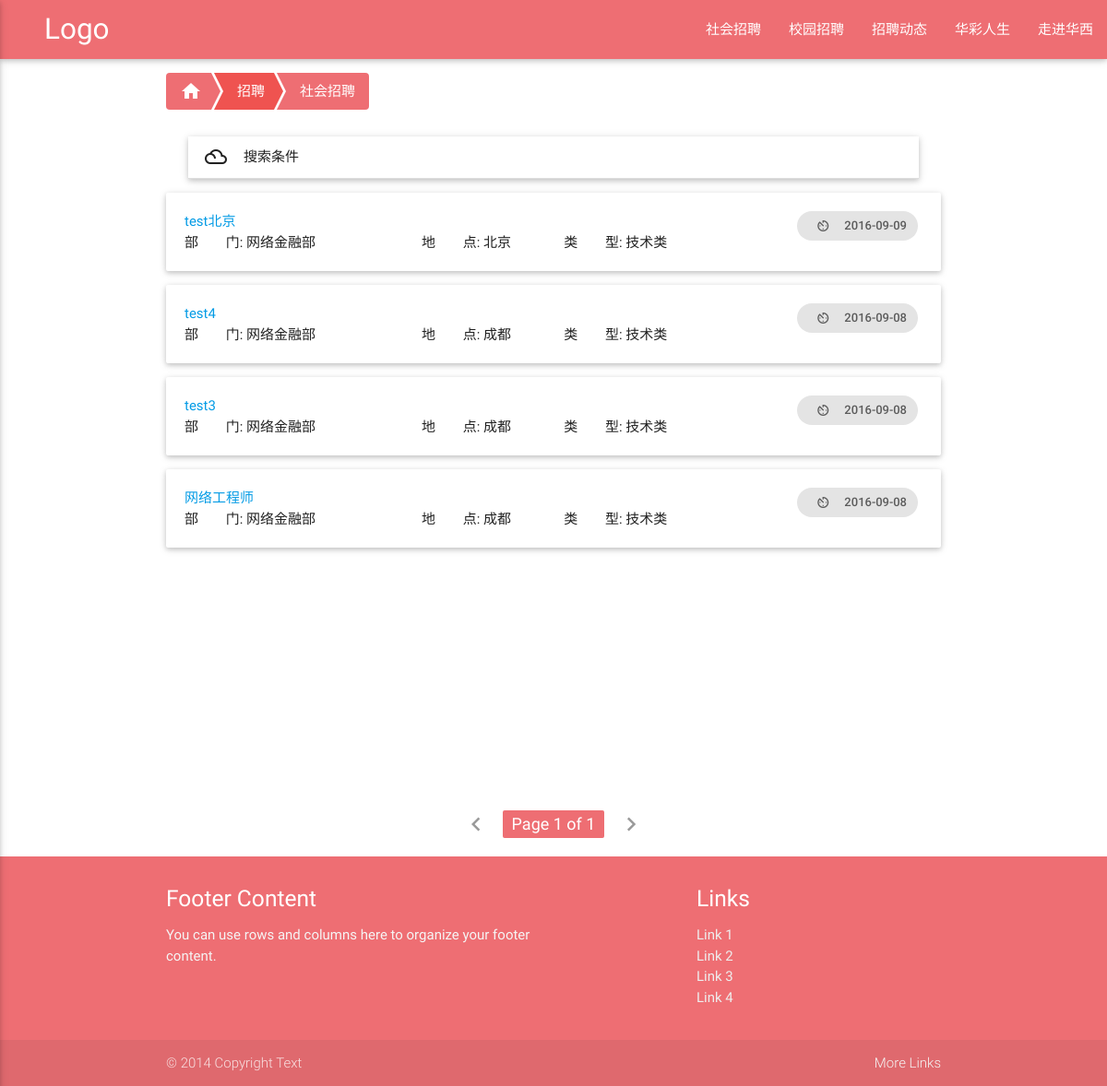
/job/society, run on the app's committed database.
### job/models.py (models this page shows, shortened)
class Job(models.Model):
    title = models.CharField('标题', max_length=128)
    created = models.DateTimeField('发布时间', auto_now_add=True)
    requirement = models.TextField('要求')
    responsibility = models.TextField('职责')
    description = models.TextField('描述')
    tag = models.TextField('标签')
    assortment = models.ForeignKey(Assortment, verbose_name='招聘分类', related_name='job_assortment')
    category = models.ForeignKey(Category, verbose_name='技术分类')
    address = models.ForeignKey(Address, verbose_name='地址')
    department = models.ForeignKey(Department, verbose_name='部门')

class Department(models.Model):
    name = models.CharField('名称', max_length=32)

class Address(models.Model):
    name = models.CharField('名称', max_length=32)

class Category(models.Model):
    name = models.CharField('名称', max_length=32)

### job/views.py (the view, shortened to what this page needs)
def get_about_job_society(request):
    if request.method == 'GET':
        jobs_list = Job.objects.filter(assortment__name__exact='society')
        if request.GET.get('address'):
            jobs_list = jobs_list.filter(address__name__exact=request.GET.get('address'))
            print(jobs_list)
        if request.GET.get('depart'):
            jobs_list = jobs_list.filter(department__name__exact=request.GET.get('depart'))
        if request.GET.get('order') and request.GET.get('order') == 'up':
            print(1)
            jobs_list = jobs_list.order_by('created')
        else:
            print(2)
            jobs_list = jobs_list.order_by('-created')
        address = Address.objects.all()
        department = Department.objects.all()
        paginator = Paginator(jobs_list, 15)
        page = request.GET.get('page')
        try:
            jobs = paginator.page(page)
        except PageNotAnInteger:
            jobs = paginator.page(1)
        except EmptyPage:
            jobs = paginator.page(paginator.num_pages)
        ctx = {'Jobs' : jobs, 'Addresses' : address, 'Departments' : department}
        return render(request, 'job/job_society.html', ctx)

### templates/job/job_society.html (shortened to what this page needs)
<!DOCTYPE html>
<html lang="en">
<head>
    <link rel="stylesheet" href="/static/lib/materialize/css/materialize.css">
    <link rel="stylesheet" href="/static/lib/iconfont/material-icons.css">
    <link rel="stylesheet" href="/static/lib/css/common.css">
    <link rel="stylesheet" href="/static/job/job_society.css">
</head>
<body>
    <header>
        {% include 'public/nav.html' %}
    </header>
    <div class="container">
        <ul id="breadcrumb">
            <li><a href="{% url 'site_index' %}"><i class="material-icons">home</i></a></li>
            <li><a href="javascript:vooid(0)">
                招聘</a>
            </li>
            <li><a href="{% url 'site_about_job_society' %}">
                社会招聘</a>
            </li>
        </ul>
        {% include 'job/job_filter.html' %}
        {% include 'job/job_list.html' %}
    </div>
    {% include 'public/pagination.html' %}
    {% include 'public/footer.html' %}
</html>

### templates/job/job_list.html
<ul id="tag-list" class="tag-list">
    {% for job in Jobs %}
    <li>
        <div class="card-panel lighten-5 z-depth-1">
            <div class="card-content">
                <div class="row">
                    <div class="col s12 m6 l9">
                        <a href="{% url 'site_about_job_detail' job.id%}">{{ job.title }}</a><br>
                        <div class="row">
                            <div class="col s12 m12 l5">部&nbsp;&nbsp;&nbsp;&nbsp;&nbsp;&nbsp;&nbsp;&nbsp;门: {{ job.department.name }}</div>
                            <div class="col s12 m6 l3">地&nbsp;&nbsp;&nbsp;&nbsp;&nbsp;&nbsp;&nbsp;&nbsp;点: {{ job.address.name }}</div>
                            <div class="col s12 m6 l4">类&nbsp;&nbsp;&nbsp;&nbsp;&nbsp;&nbsp;&nbsp;&nbsp;型: {{ job.category.name }}</div>
                        </div>
                    </div>
                    <div class="col s12 m6 l3">
                        <div class="chip right">
                            <i class="material-icons close left">av_timer</i>{{ job.created|date:'Y-m-d' }}
                        </div>
                    </div>
                </div>
            </div>
        </div>
    </li>
    {% endfor %}
</ul>

### data on the page
Job: title "test北京", department.name "网络金融部", address.name "北京", category.name "技术类", created "2016-09-09"
Job: title "test4", department.name "网络金融部", address.name "成都", category.name "技术类", created "2016-09-08"
Job: title "test3", department.name "网络金融部", address.name "成都", category.name "技术类", created "2016-09-08"
Job: title "网络工程师", department.name "网络金融部", address.name "成都", category.name "技术类", created "2016-09-08"

### other printed values
{{ Jobs.number }} "1"
{{ Jobs.paginator.num_pages }} "1"
